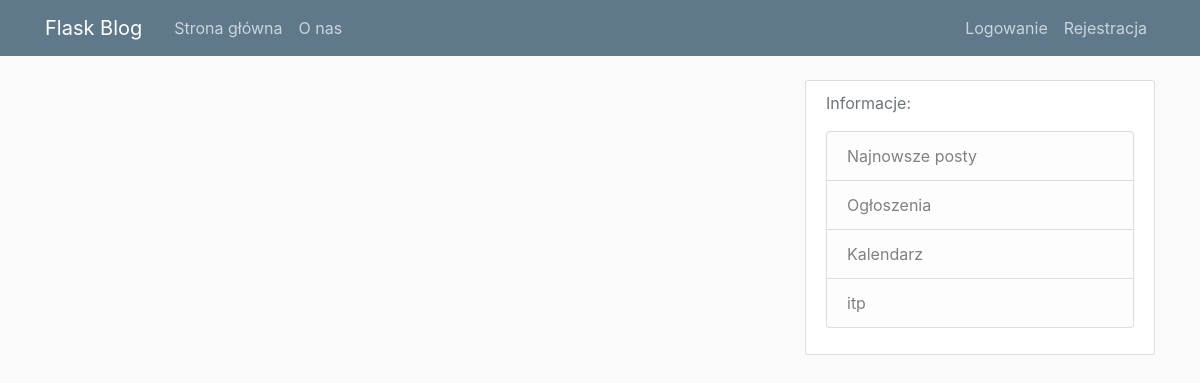
Page /home on the earlier database version.
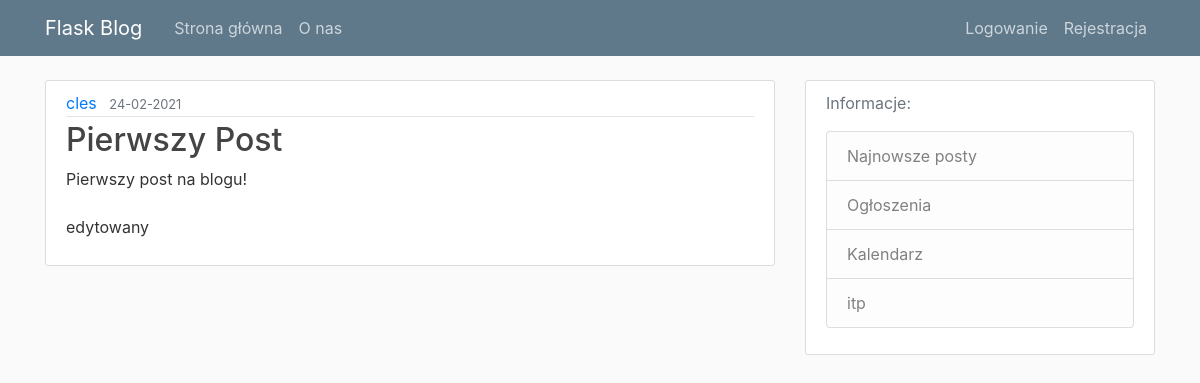
Same page on the later database version.
### blogapp/models.py (models this page shows, shortened)
class Post(db.Model):
    id = db.Column(db.Integer, primary_key=True)
    title = db.Column(db.String(100), nullable=False)
    date_posted = db.Column(db.DateTime, nullable=False, default=datetime.utcnow)
    content = db.Column(db.Text, nullable=False)
    user_id = db.Column(db.Integer, db.ForeignKey('user.id'), nullable=False)

class User(db.Model, UserMixin):
    id = db.Column(db.Integer, primary_key=True)
    username = db.Column(db.String(20), unique=True, nullable=False)
    email = db.Column(db.String(120), unique=True, nullable=False)
    image_file = db.Column(db.String(20), nullable=False, default='default.jpg')
    password = db.Column(db.String(60), nullable=False)
    posts = db.relationship('Post', backref='author', lazy=True)

### blogapp/routes.py (the view)
@app.route('/')
@app.route('/home')
def home():
    posts = Post.query.all()
    return render_template('home.html', posts=posts)

### blogapp/templates/home.html
{% extends "layout.html" %}
{% block content %}
    {% for post in posts %}
        <article class="media content-section">
          <div class="media-body">
            <div class="article-metadata">
              <a class="mr-2" href="#">{{ post.author.username }}</a>
              <small class="text-muted">{{ post.date_posted.strftime('%d-%m-%Y') }}</small>
            </div>
            <h2><a class="article-title" href="{{ url_for('post', post_id=post.id) }}">{{ post.title }}</a></h2>
            <p class="article-content">{{ post.content }}</p>
          </div>
        </article>
    {% endfor %}
{% endblock content %}

### blogapp/templates/layout.html (shortened to what this page needs)
<!DOCTYPE html>
<html>
<head>
    <link rel="stylesheet" href="https://maxcdn.bootstrapcdn.com/bootstrap/4.0.0/css/bootstrap.min.css">
    <link rel="stylesheet" type="text/css" href="{{ url_for('static', filename='main.css') }}">
</head>
<body>
    <header class="site-header">
        <nav class="navbar navbar-expand-md navbar-dark bg-steel fixed-top">
          <div class="container">
            <a class="navbar-brand mr-4" href="/">Flask Blog</a>
            <div class="collapse navbar-collapse" id="navbarToggle">
              <div class="navbar-nav mr-auto">
                <a class="nav-item nav-link" href="{{ url_for('home') }}">Strona główna</a>
                <a class="nav-item nav-link" href="{{ url_for('about') }}">O nas</a>
              </div>
              <div class="navbar-nav">
                {% if current_user.is_authenticated %}
                  <a class="nav-item nav-link" href="{{ url_for('new_post') }}">Dodaj nowy post</a>
                  <a class="nav-item nav-link" href="{{ url_for('account') }}">Konto</a>
                  <a class="nav-item nav-link" href="{{ url_for('logout') }}">Wyloguj</a>
                {% else %}
                  <a class="nav-item nav-link" href="{{ url_for('login') }}">Logowanie</a>
                  <a class="nav-item nav-link" href="{{ url_for('register') }}">Rejestracja</a>
                {% endif %}
              </div>
            </div>
          </div>
        </nav>
      </header>
    <main role="main" class="container">
  <div class="row">
    <div class="col-md-8">
      {% block content %}{% endblock %}
    </div>
    <div class="col-md-4">
      <div class="content-section">
        <p class='text-muted'>Informacje:
          <ul class="list-group">
            <li class="list-group-item list-group-item-light">Najnowsze posty</li>
            <li class="list-group-item list-group-item-light">Ogłoszenia</li>
            <li class="list-group-item list-group-item-light">Kalendarz</li>
            <li class="list-group-item list-group-item-light">itp</li>
          </ul>
        </p>
      </div>
    </div>
  </div>
</main>
</body>
</html>

### blogapp/static/main.css (style rules this page uses)
body { background: #fafafa; color: #333333; margin-top: 5rem; }
h1, h2, h3, h4, h5, h6 { color: #444444; }
.bg-steel { background-color: #5f788a; }
.site-header .navbar-nav .nav-link { color: #cbd5db; }
.content-section { background: #ffffff; padding: 10px 20px; border: 1px solid #dddddd; border-radius: 3px; margin-bottom: 20px; }
.article-title { color: #444444; }
.article-content { white-space: pre-line; }
.article-metadata { padding-bottom: 1px; margin-bottom: 4px; border-bottom: 1px solid #e3e3e3 }

Differences in the rows shown:
added Post: author.username "cles", date_posted "24-02-2021", title "Pierwszy Post", content "Pierwszy post na blogu! edytowany"
